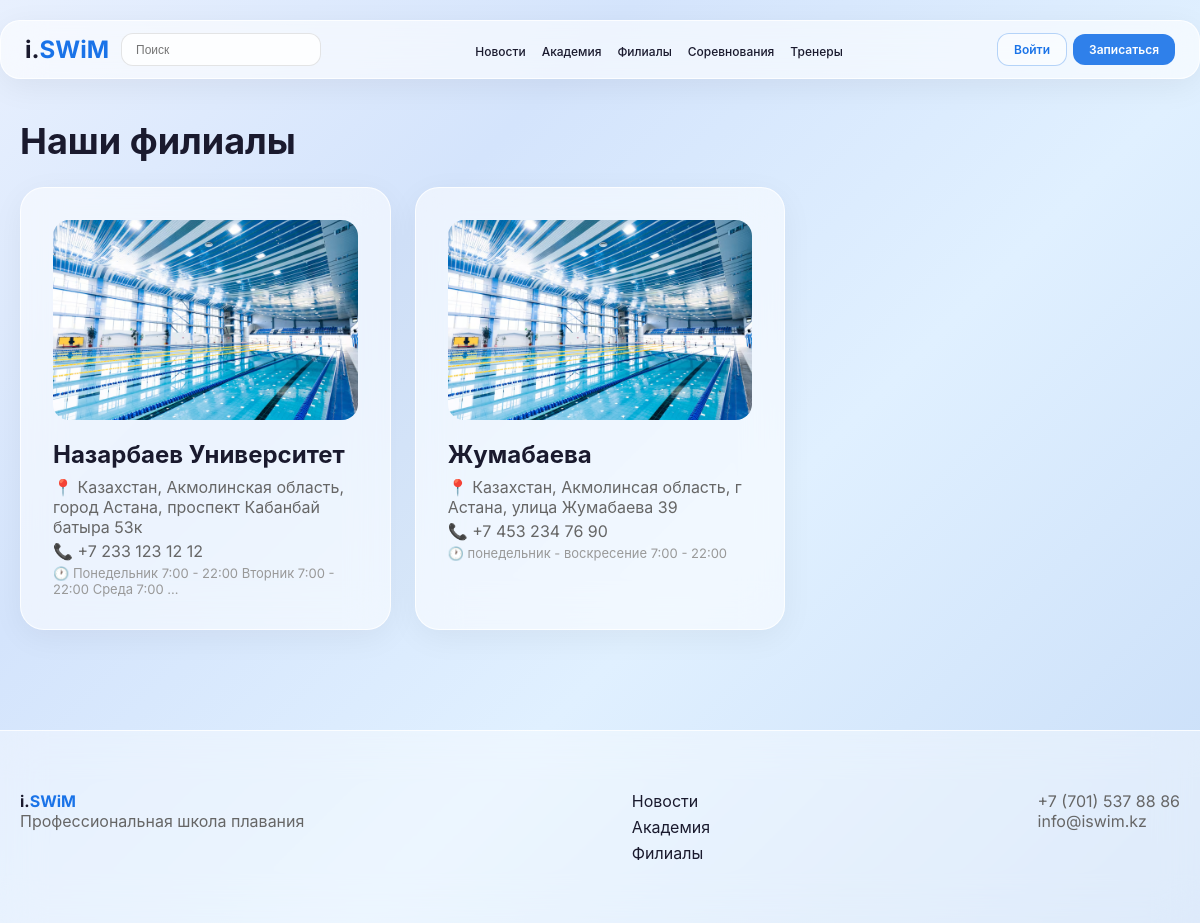
The page /branches/ on the database its author committed.
### branches/models.py (models this page shows, shortened)
class Branch(models.Model):
    name = models.CharField(max_length=200, verbose_name='Название')
    address = models.TextField(verbose_name='Адрес')
    map_link = models.URLField(blank=True, verbose_name='Ссылка на карту')
    photo = models.ImageField(upload_to='branches/', verbose_name='Фото')
    phone = models.CharField(max_length=20, verbose_name='Телефон')
    schedule = models.TextField(verbose_name='Расписание работы')
    is_active = models.BooleanField(default=True, verbose_name='Активен')
    class Meta:
        verbose_name = 'Филиал'
        verbose_name_plural = 'Филиалы'

### branches/views.py (the view)
# urls.py: path('branches/', BranchListView.as_view(), name='branch_list'),
class BranchListView(ListView):
    model = Branch
    template_name = 'branches/branch_list.html'
    context_object_name = 'branches'

### branches/templates/branches/branch_list.html
{% extends 'core/base.html' %}
{% block content %}
<div class="container">
    <h1 class="page-title">Наши филиалы</h1>
    <div style="display:grid;grid-template-columns:repeat(auto-fill,minmax(320px,1fr));gap:24px;">
        {% for branch in branches %}
            <a href="{% url 'branch_detail' branch.pk %}" style="text-decoration:none;color:inherit;">
                <div class="glass-card" style="height:100%;">
                    {% if branch.photo %}
                        <img src="{{ branch.photo.url }}" style="width:100%;height:200px;object-fit:cover;border-radius:16px;margin-bottom:16px;">
                    {% endif %}
                    <h2 style="font-weight:700;margin-bottom:8px;">{{ branch.name }}</h2>
                    <p style="color:#666;margin-bottom:4px;">📍 {{ branch.address }}</p>
                    <p style="color:#666;margin-bottom:4px;">📞 {{ branch.phone }}</p>
                    <p style="color:#999;font-size:13px;">🕐 {{ branch.schedule|truncatechars:60 }}</p>
                </div>
            </a>
        {% endfor %}
    </div>
</div>
{% endblock %}

### core/templates/core/base.html (style rules this page uses)
* { margin: 0; padding: 0; box-sizing: border-box; }
body { font-family: 'Inter', -apple-system, BlinkMacSystemFont, sans-serif; background: linear-gradient(135deg, #e8f0fe 0%, #d4e4fc 30%, #e0f0ff 60%, #c8ddf8 100%); background-attachment: fixed; min-height: 100vh; color: #1a1a2e; }
.container { max-width: 1200px; margin: 0 auto; padding: 20px; }
.glass-card { background: rgba(255,255,255,0.55); backdrop-filter: blur(20px); border: 1px solid rgba(255,255,255,0.8); border-radius: 24px; padding: 32px; box-shadow: 0 8px 32px rgba(0,0,0,0.05); }
.page-title { font-size: 36px; font-weight: 700; margin-bottom: 24px; }

### rows shown on the page
Branch: photo (picture), name "Назарбаев Университет", address "Казахстан, Акмолинская область, город Астана, проспект Кабанбай батыра 53к", phone "+7 233 123 12 12", schedule "Понедельник 7:00 - 22:00 Вторник 7:00 - 22:00 Среда 7:00 …"
Branch: photo (picture), name "Жумабаева", address "Казахстан, Акмолинсая область, г Астана, улица Жумабаева 39", phone "+7 453 234 76 90", schedule "понедельник - воскресение 7:00 - 22:00"
